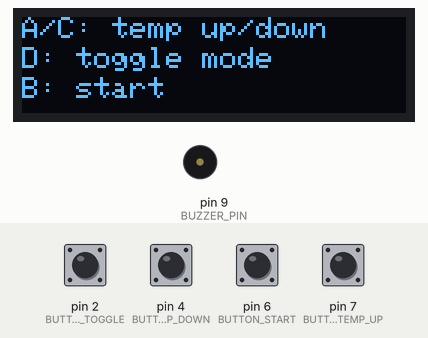
The sketch below on a simulated Arduino Uno, built with avr-gcc and run on an emulated ATmega328P. On the bench: 128×32 one-colour display, buzzer (waves = sounding). Inputs (shaded band) come from the test bench; at power-on: pin 2 (BUTTON_COLOR_TOGGLE), pin 4 (BUTTON_TEMP_DOWN), pin 6 (BUTTON_START), pin 7 (BUTTON_TEMP_UP) HIGH. The display library's start-up logo is not drawn; what the sketch prints to the serial monitor is not drawn.

Above: at 3.2 s.
3.3 s: pin 6 (BUTTON_START) pulled LOW for 0.15 s
At 3.9 s:
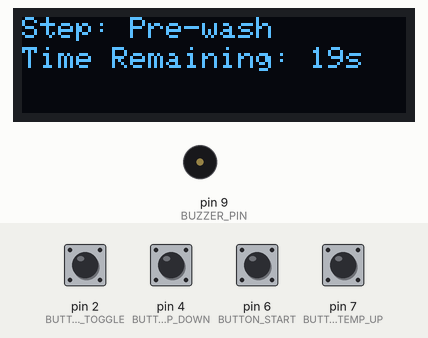
At 9.1 s:
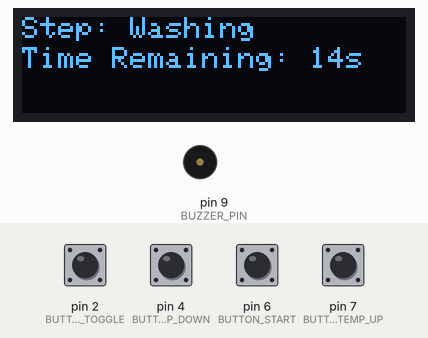
Timing chart, 0 to 25.3 s (numbered marks = the images above; inputs shaded):
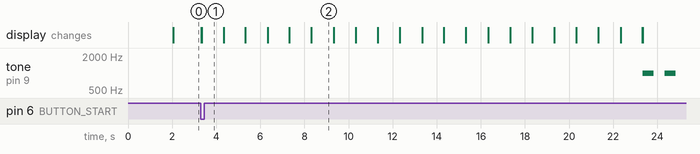

Measured:
- after the input at 3.3 s, tone on pin 9 (BUZZER_PIN): alternates 1000 Hz for 0.50 s and silent for 0.50 s, starting after 20.0 s; the display: first changes at once (image 1 shows a later state)
- what the display in image 2 shows lasts 1.0 s, from 8.3 s to 9.3 s

The sketch:

13_washing_machine.ino
```cpp
/*
  Washing Machine
  Description:
  Hardware: RoboUNO, onboard buttons on D7, D6, D4, and D2, OLED Display, onboard buzzer
  Library: Adafruit_GFX, Adafruit_SSD1306
  Difficulty: XX/10
  Author: ROBO
  Date: October 2023
*/

#include <Wire.h>
#include <Adafruit_GFX.h>
#include <Adafruit_SSD1306.h>

#define SCREEN_WIDTH 128
#define SCREEN_HEIGHT 32
#define SCREEN_ADDRESS 0x3C

#define BUTTON_TEMP_UP 7
#define BUTTON_TEMP_DOWN 4
#define BUTTON_COLOR_TOGGLE 2
#define BUTTON_START 6

#define BUZZER_PIN 9 // Buzzer pin, connected to pin D9
#define BUZZER_FREQ 1000

#define TEMPERATURE_MAX 90
#define TEMPERATURE_MIN 30
#define TEMPERATURE_STEP 10

Adafruit_SSD1306 display(SCREEN_WIDTH, SCREEN_HEIGHT);

int currentTemperature = TEMPERATURE_MIN;
bool isWhites = true;
bool isRunning = false;
unsigned long washingStartTime = 0;
unsigned long cycleStartTime = 0;
const unsigned long CYCLE_DURATION = 5000; // 5 seconds per step
enum WashCycleStep { PRE_WASH, WASH, SPIN, RINSE };
WashCycleStep currentStep = PRE_WASH;

void setup() {
  Serial.begin(9600);  // initialize serial communication at 9600 bits per second
  Serial.println("Washing Machine!");
  // Initialize the OLED screen
  if (!display.begin(SSD1306_SWITCHCAPVCC, SCREEN_ADDRESS)) {
    Serial.println(F("SSD1306 allocation failed"));
    for (;;)
      ;
  }
  display.display();
  delay(2000);
  display.clearDisplay();
  display.setTextSize(1);
  display.setTextColor(SSD1306_WHITE);
  display.setCursor(0, 0);
  display.print("A/C: temp up/down");
  display.setCursor(0, 10);
  display.print("D: toggle mode");
  display.setCursor(0, 20);
  display.print("B: start");
  display.display();
  pinMode(BUTTON_TEMP_UP, INPUT_PULLUP);
  pinMode(BUTTON_TEMP_DOWN, INPUT_PULLUP);
  pinMode(BUTTON_COLOR_TOGGLE, INPUT_PULLUP);
  pinMode(BUTTON_START, INPUT_PULLUP);
}

void loop() {
  if (!isRunning) {
    handleButtonPress();
  }
  else {
    unsigned long cycleElapsedTime = millis() - cycleStartTime;
    unsigned long washingElapsedTime = millis() - washingStartTime;
    if (cycleElapsedTime >= CYCLE_DURATION) {
      // Switch to the next cycle step
      switch (currentStep) {
        case PRE_WASH:
          currentStep = WASH;
          break;
        case WASH:
          currentStep = SPIN;
          break;
        case SPIN:
          currentStep = RINSE;
          break;
        case RINSE:
          // Washing is complete
          isRunning = false;
          display.clearDisplay();
          display.setCursor(0, 0);
          display.println("Washing Done");
          display.display();
          activateAlarm();
          break;
      }
      // Reset the timer for the next step
      cycleStartTime = millis();
    }
    else {
      int remainingTime = ((CYCLE_DURATION * 4) - washingElapsedTime) / 1000;
      display.clearDisplay();
      display.setCursor(0, 0);
      display.print("Step: ");
      switch (currentStep) {
        case PRE_WASH:
          display.println("Pre-wash");
          break;
        case WASH:
          display.println("Washing");
          break;
        case SPIN:
          display.println("Spinning");
          break;
        case RINSE:
          display.println("Rinsing");
          break;
      }
      display.setCursor(0, 10);
      display.print("Time Remaining: ");
      display.print(remainingTime);
      display.print("s");
      display.display();
    }
  }
}

void handleButtonPress() {
  int tempChange = 0;
  if (digitalRead(BUTTON_TEMP_UP) == LOW) {
    tempChange = TEMPERATURE_STEP;
  } else if (digitalRead(BUTTON_TEMP_DOWN) == LOW) {
    tempChange = -TEMPERATURE_STEP;
  }

  if (tempChange != 0) {
    currentTemperature = constrain(currentTemperature + tempChange, TEMPERATURE_MIN, TEMPERATURE_MAX);
    updateDisplay();
    delay(300);
  }

  if (digitalRead(BUTTON_COLOR_TOGGLE) == LOW) {
    isWhites = !isWhites;
    updateDisplay();
    delay(300);
  }

  if (digitalRead(BUTTON_START) == LOW) {
    startWashingCycle();
  }
}

void updateDisplay() {
  display.clearDisplay();
  display.setCursor(0, 0);
  display.print("Temperature: ");
  display.print(currentTemperature);
  display.print(" C");
  display.setCursor(0, 10);
  display.print("Mode: ");
  display.print(isWhites ? "Whites" : "Colored");
  display.display();
}

void startWashingCycle() {
  isRunning = true;
  washingStartTime = millis();
  cycleStartTime = millis();
  currentStep = PRE_WASH;
  updateDisplay();
}

void activateAlarm() {
  for (int i = 0; i < 3; i++) {
    tone(BUZZER_PIN, BUZZER_FREQ);
    delay(500);
    noTone(BUZZER_PIN);
    delay(500);
  }
}
```
